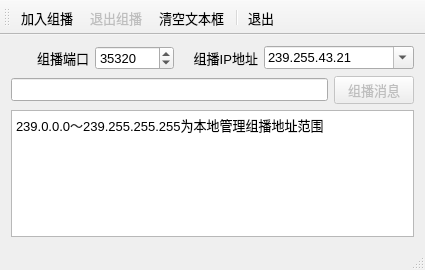
<?xml version="1.0" encoding="UTF-8"?>
<ui version="4.0">
 <class>UDPMulticast</class>
 <widget class="QMainWindow" name="UDPMulticast">
  <property name="geometry">
   <rect>
    <x>0</x>
    <y>0</y>
    <width>425</width>
    <height>270</height>
   </rect>
  </property>
  <property name="font">
   <font>
    <pointsize>10</pointsize>
   </font>
  </property>
  <property name="windowTitle">
   <string>UDP Multicast</string>
  </property>
  <widget class="QWidget" name="centralWidget">
   <layout class="QVBoxLayout" name="verticalLayout">
    <item>
     <layout class="QHBoxLayout" name="horizontalLayout">
      <item>
       <widget class="QLabel" name="label">
        <property name="text">
         <string>组播端口</string>
        </property>
        <property name="alignment">
         <set>Qt::AlignRight|Qt::AlignTrailing|Qt::AlignVCenter</set>
        </property>
       </widget>
      </item>
      <item>
       <widget class="QSpinBox" name="spinPort">
        <property name="minimum">
         <number>1</number>
        </property>
        <property name="maximum">
         <number>65535</number>
        </property>
        <property name="value">
         <number>35320</number>
        </property>
       </widget>
      </item>
      <item>
       <widget class="QLabel" name="label_3">
        <property name="text">
         <string>组播IP地址</string>
        </property>
        <property name="alignment">
         <set>Qt::AlignRight|Qt::AlignTrailing|Qt::AlignVCenter</set>
        </property>
       </widget>
      </item>
      <item>
       <widget class="QComboBox" name="comboIP">
        <property name="minimumSize">
         <size>
          <width>150</width>
          <height>0</height>
         </size>
        </property>
        <property name="editable">
         <bool>true</bool>
        </property>
        <property name="duplicatesEnabled">
         <bool>false</bool>
        </property>
        <item>
         <property name="text">
          <string>239.255.43.21</string>
         </property>
        </item>
        <item>
         <property name="text">
          <string>239.255.100.1</string>
         </property>
        </item>
        <item>
         <property name="text">
          <string>239.255.255.100</string>
         </property>
        </item>
       </widget>
      </item>
     </layout>
    </item>
    <item>
     <layout class="QHBoxLayout" name="horizontalLayout_2">
      <item>
       <widget class="QLineEdit" name="editMsg"/>
      </item>
      <item>
       <widget class="QPushButton" name="btnMulticast">
        <property name="enabled">
         <bool>false</bool>
        </property>
        <property name="text">
         <string>组播消息</string>
        </property>
       </widget>
      </item>
     </layout>
    </item>
    <item>
     <widget class="QPlainTextEdit" name="textEdit">
      <property name="plainText">
       <string>239.0.0.0～239.255.255.255为本地管理组播地址范围</string>
      </property>
     </widget>
    </item>
   </layout>
  </widget>
  <widget class="QToolBar" name="mainToolBar">
   <property name="toolButtonStyle">
    <enum>Qt::ToolButtonTextBesideIcon</enum>
   </property>
   <attribute name="toolBarArea">
    <enum>TopToolBarArea</enum>
   </attribute>
   <attribute name="toolBarBreak">
    <bool>false</bool>
   </attribute>
   <addaction name="actStart"/>
   <addaction name="actStop"/>
   <addaction name="actClear"/>
   <addaction name="separator"/>
   <addaction name="actQuit"/>
  </widget>
  <widget class="QStatusBar" name="statusBar"/>
  <action name="actStart">
   <property name="icon">
    <iconset resource="../TCPClient/res.qrc">
     <normaloff>:/images/images/620.bmp</normaloff>:/images/images/620.bmp</iconset>
   </property>
   <property name="text">
    <string>加入组播</string>
   </property>
   <property name="toolTip">
    <string>加入组播</string>
   </property>
  </action>
  <action name="actStop">
   <property name="enabled">
    <bool>false</bool>
   </property>
   <property name="icon">
    <iconset resource="../TCPClient/res.qrc">
     <normaloff>:/images/images/624.bmp</normaloff>:/images/images/624.bmp</iconset>
   </property>
   <property name="text">
    <string>退出组播</string>
   </property>
   <property name="toolTip">
    <string>退出组播</string>
   </property>
  </action>
  <action name="actQuit">
   <property name="icon">
    <iconset resource="../TCPClient/res.qrc">
     <normaloff>:/images/images/132.bmp</normaloff>:/images/images/132.bmp</iconset>
   </property>
   <property name="text">
    <string>退出</string>
   </property>
   <property name="toolTip">
    <string>退出本程序</string>
   </property>
  </action>
  <action name="actClear">
   <property name="icon">
    <iconset resource="../TCPClient/res.qrc">
     <normaloff>:/images/images/212.bmp</normaloff>:/images/images/212.bmp</iconset>
   </property>
   <property name="text">
    <string>清空文本框</string>
   </property>
   <property name="toolTip">
    <string>清空文本框</string>
   </property>
  </action>
  <action name="actHostInfo">
   <property name="icon">
    <iconset resource="../TCPServer/res.qrc">
     <normaloff>:/images/images/110.JPG</normaloff>:/images/images/110.JPG</iconset>
   </property>
   <property name="text">
    <string>本机地址</string>
   </property>
   <property name="toolTip">
    <string>获取本机地址</string>
   </property>
  </action>
 </widget>
 <layoutdefault spacing="6" margin="11"/>
 <resources>
  <include location="../TCPClient/res.qrc"/>
  <include location="../TCPServer/res.qrc"/>
 </resources>
 <connections>
  <connection>
   <sender>actQuit</sender>
   <signal>triggered()</signal>
   <receiver>UDPMulticast</receiver>
   <slot>close()</slot>
   <hints>
    <hint type="sourcelabel">
     <x>-1</x>
     <y>-1</y>
    </hint>
    <hint type="destinationlabel">
     <x>214</x>
     <y>164</y>
    </hint>
   </hints>
  </connection>
 </connections>
</ui>
